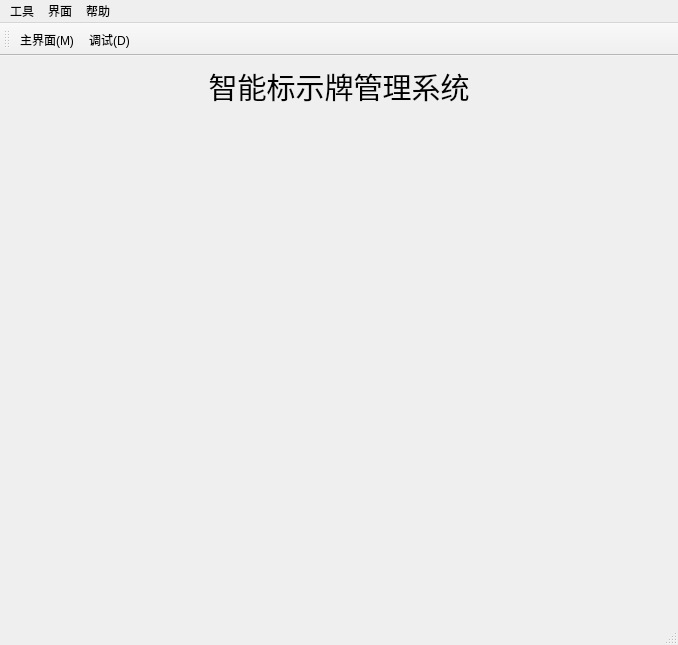
<?xml version="1.0" encoding="UTF-8"?>
<ui version="4.0">
 <class>MainWindow</class>
 <widget class="QMainWindow" name="MainWindow">
  <property name="geometry">
   <rect>
    <x>0</x>
    <y>0</y>
    <width>660</width>
    <height>624</height>
   </rect>
  </property>
  <property name="windowTitle">
   <string>智能标示牌管理系统</string>
  </property>
  <widget class="QWidget" name="centralwidget">
   <layout class="QVBoxLayout" name="verticalLayout">
    <item>
     <widget class="QLabel" name="label">
      <property name="font">
       <font>
        <pointsize>22</pointsize>
       </font>
      </property>
      <property name="text">
       <string>智能标示牌管理系统</string>
      </property>
      <property name="alignment">
       <set>Qt::AlignCenter</set>
      </property>
     </widget>
    </item>
    <item>
     <widget class="QMdiArea" name="mdiArea">
      <property name="minimumSize">
       <size>
        <width>660</width>
        <height>500</height>
       </size>
      </property>
      <property name="sizeAdjustPolicy">
       <enum>QAbstractScrollArea::AdjustIgnored</enum>
      </property>
      <property name="background">
       <brush brushstyle="NoBrush">
        <color alpha="255">
         <red>160</red>
         <green>160</green>
         <blue>160</blue>
        </color>
       </brush>
      </property>
      <property name="viewMode">
       <enum>QMdiArea::TabbedView</enum>
      </property>
      <property name="tabsClosable">
       <bool>true</bool>
      </property>
      <property name="tabsMovable">
       <bool>true</bool>
      </property>
      <property name="tabShape">
       <enum>QTabWidget::Triangular</enum>
      </property>
     </widget>
    </item>
   </layout>
  </widget>
  <widget class="QMenuBar" name="menubar">
   <property name="geometry">
    <rect>
     <x>0</x>
     <y>0</y>
     <width>660</width>
     <height>22</height>
    </rect>
   </property>
   <widget class="QMenu" name="menu">
    <property name="title">
     <string>界面</string>
    </property>
    <addaction name="actionDebug"/>
    <addaction name="actionMain"/>
   </widget>
   <widget class="QMenu" name="menu_2">
    <property name="title">
     <string>帮助</string>
    </property>
    <addaction name="actionAbout"/>
   </widget>
   <widget class="QMenu" name="menu_3">
    <property name="title">
     <string>工具</string>
    </property>
    <addaction name="actionOptions"/>
   </widget>
   <addaction name="menu_3"/>
   <addaction name="menu"/>
   <addaction name="menu_2"/>
  </widget>
  <widget class="QStatusBar" name="statusbar"/>
  <widget class="QToolBar" name="toolBar">
   <property name="windowTitle">
    <string>toolBar</string>
   </property>
   <attribute name="toolBarArea">
    <enum>TopToolBarArea</enum>
   </attribute>
   <attribute name="toolBarBreak">
    <bool>false</bool>
   </attribute>
   <addaction name="actionMain"/>
   <addaction name="actionDebug"/>
  </widget>
  <action name="actionDebug">
   <property name="text">
    <string>调试(&amp;D)</string>
   </property>
   <property name="toolTip">
    <string>调试</string>
   </property>
   <property name="shortcut">
    <string>Ctrl+D</string>
   </property>
  </action>
  <action name="actionAbout">
   <property name="text">
    <string>关于(&amp;A)</string>
   </property>
   <property name="toolTip">
    <string>关于</string>
   </property>
  </action>
  <action name="actionOptions">
   <property name="text">
    <string>选项(&amp;O)</string>
   </property>
   <property name="toolTip">
    <string>选项</string>
   </property>
   <property name="shortcut">
    <string>Ctrl+O</string>
   </property>
  </action>
  <action name="actionMain">
   <property name="text">
    <string>主界面(&amp;M)</string>
   </property>
   <property name="toolTip">
    <string>主界面</string>
   </property>
   <property name="shortcut">
    <string>Ctrl+M</string>
   </property>
  </action>
 </widget>
 <resources/>
 <connections/>
</ui>
